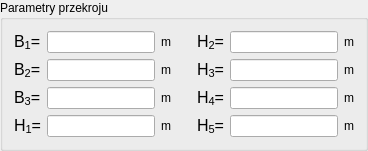
   <widget class="QGroupBox" name="groupBox_2">
    <property name="geometry">
     <rect>
      <x>30</x>
      <y>390</y>
      <width>271</width>
      <height>146</height>
     </rect>
    </property>
    <property name="sizePolicy">
     <sizepolicy hsizetype="Fixed" vsizetype="Fixed">
      <horstretch>0</horstretch>
      <verstretch>0</verstretch>
     </sizepolicy>
    </property>
    <property name="title">
     <string>Parametry przekroju</string>
    </property>
    <layout class="QGridLayout" name="gridLayout_6">
     <item row="0" column="0">
      <widget class="QLabel" name="labelB1">
       <property name="text">
        <string>&lt;html&gt;&lt;head/&gt;&lt;body&gt;&lt;p&gt;&lt;span style=&quot; font-size:12pt;&quot;&gt;B&lt;/span&gt;&lt;span style=&quot; font-size:12pt; vertical-align:sub;&quot;&gt;1&lt;/span&gt;&lt;span style=&quot; font-size:12pt;&quot;&gt;=&lt;/span&gt;&lt;/p&gt;&lt;/body&gt;&lt;/html&gt;</string>
       </property>
      </widget>
     </item>
     <item row="0" column="1">
      <widget class="QLineEdit" name="lineEditB1">
       <property name="sizePolicy">
        <sizepolicy hsizetype="Fixed" vsizetype="Fixed">
         <horstretch>0</horstretch>
         <verstretch>0</verstretch>
        </sizepolicy>
       </property>
      </widget>
     </item>
     <item row="0" column="2">
      <widget class="QLabel" name="label_4">
       <property name="text">
        <string>m</string>
       </property>
      </widget>
     </item>
     <item row="0" column="4">
      <widget class="QLabel" name="labelH2">
       <property name="text">
        <string>&lt;html&gt;&lt;head/&gt;&lt;body&gt;&lt;p&gt;&lt;span style=&quot; font-size:12pt;&quot;&gt;H&lt;/span&gt;&lt;span style=&quot; font-size:12pt; vertical-align:sub;&quot;&gt;2&lt;/span&gt;&lt;span style=&quot; font-size:12pt;&quot;&gt;=&lt;/span&gt;&lt;/p&gt;&lt;/body&gt;&lt;/html&gt;</string>
       </property>
      </widget>
     </item>
     <item row="0" column="5">
      <widget class="QLineEdit" name="lineEditH2">
       <property name="sizePolicy">
        <sizepolicy hsizetype="Fixed" vsizetype="Fixed">
         <horstretch>0</horstretch>
         <verstretch>0</verstretch>
        </sizepolicy>
       </property>
      </widget>
     </item>
     <item row="0" column="6">
      <widget class="QLabel" name="label_8">
       <property name="text">
        <string>m</string>
       </property>
      </widget>
     </item>
     <item row="1" column="0">
      <widget class="QLabel" name="labelB2">
       <property name="text">
        <string>&lt;html&gt;&lt;head/&gt;&lt;body&gt;&lt;p&gt;&lt;span style=&quot; font-size:12pt;&quot;&gt;B&lt;/span&gt;&lt;span style=&quot; font-size:12pt; vertical-align:sub;&quot;&gt;2&lt;/span&gt;&lt;span style=&quot; font-size:12pt;&quot;&gt;=&lt;/span&gt;&lt;/p&gt;&lt;/body&gt;&lt;/html&gt;</string>
       </property>
      </widget>
     </item>
     <item row="1" column="1">
      <widget class="QLineEdit" name="lineEditB2">
       <property name="sizePolicy">
        <sizepolicy hsizetype="Fixed" vsizetype="Fixed">
         <horstretch>0</horstretch>
         <verstretch>0</verstretch>
        </sizepolicy>
       </property>
      </widget>
     </item>
     <item row="1" column="2">
      <widget class="QLabel" name="label_5">
       <property name="text">
        <string>m</string>
       </property>
      </widget>
     </item>
     <item row="1" column="3" rowspan="2">
      <spacer name="horizontalSpacer_13">
       <property name="orientation">
        <enum>Qt::Horizontal</enum>
       </property>
       <property name="sizeType">
        <enum>QSizePolicy::Fixed</enum>
       </property>
       <property name="sizeHint" stdset="0">
        <size>
         <width>20</width>
         <height>20</height>
        </size>
       </property>
      </spacer>
     </item>
     <item row="1" column="4">
      <widget class="QLabel" name="labelH3">
       <property name="text">
        <string>&lt;html&gt;&lt;head/&gt;&lt;body&gt;&lt;p&gt;&lt;span style=&quot; font-size:12pt;&quot;&gt;H&lt;/span&gt;&lt;span style=&quot; font-size:12pt; vertical-align:sub;&quot;&gt;3&lt;/span&gt;&lt;span style=&quot; font-size:12pt;&quot;&gt;=&lt;/span&gt;&lt;/p&gt;&lt;/body&gt;&lt;/html&gt;</string>
       </property>
      </widget>
     </item>
     <item row="1" column="5">
      <widget class="QLineEdit" name="lineEditH3">
       <property name="sizePolicy">
        <sizepolicy hsizetype="Fixed" vsizetype="Fixed">
         <horstretch>0</horstretch>
         <verstretch>0</verstretch>
        </sizepolicy>
       </property>
      </widget>
     </item>
     <item row="1" column="6">
      <widget class="QLabel" name="label_9">
       <property name="text">
        <string>m</string>
       </property>
      </widget>
     </item>
     <item row="2" column="0">
      <widget class="QLabel" name="labelB3">
       <property name="text">
        <string>&lt;html&gt;&lt;head/&gt;&lt;body&gt;&lt;p&gt;&lt;span style=&quot; font-size:12pt;&quot;&gt;B&lt;/span&gt;&lt;span style=&quot; font-size:12pt; vertical-align:sub;&quot;&gt;3&lt;/span&gt;&lt;span style=&quot; font-size:12pt;&quot;&gt;=&lt;/span&gt;&lt;/p&gt;&lt;/body&gt;&lt;/html&gt;</string>
       </property>
      </widget>
     </item>
     <item row="2" column="1">
      <widget class="QLineEdit" name="lineEditB3">
       <property name="sizePolicy">
        <sizepolicy hsizetype="Fixed" vsizetype="Fixed">
         <horstretch>0</horstretch>
         <verstretch>0</verstretch>
        </sizepolicy>
       </property>
      </widget>
     </item>
     <item row="2" column="2">
      <widget class="QLabel" name="label_6">
       <property name="text">
        <string>m</string>
       </property>
      </widget>
     </item>
     <item row="2" column="4">
      <widget class="QLabel" name="labelH4">
       <property name="text">
        <string>&lt;html&gt;&lt;head/&gt;&lt;body&gt;&lt;p&gt;&lt;span style=&quot; font-size:12pt;&quot;&gt;H&lt;/span&gt;&lt;span style=&quot; font-size:12pt; vertical-align:sub;&quot;&gt;4&lt;/span&gt;&lt;span style=&quot; font-size:12pt;&quot;&gt;=&lt;/span&gt;&lt;/p&gt;&lt;/body&gt;&lt;/html&gt;</string>
       </property>
      </widget>
     </item>
     <item row="2" column="5">
      <widget class="QLineEdit" name="lineEditH4">
       <property name="sizePolicy">
        <sizepolicy hsizetype="Fixed" vsizetype="Fixed">
         <horstretch>0</horstretch>
         <verstretch>0</verstretch>
        </sizepolicy>
       </property>
      </widget>
     </item>
     <item row="2" column="6">
      <widget class="QLabel" name="label_10">
       <property name="text">
        <string>m</string>
       </property>
      </widget>
     </item>
     <item row="3" column="0">
      <widget class="QLabel" name="labelH1">
       <property name="text">
        <string>&lt;html&gt;&lt;head/&gt;&lt;body&gt;&lt;p&gt;&lt;span style=&quot; font-size:12pt;&quot;&gt;H&lt;/span&gt;&lt;span style=&quot; font-size:12pt; vertical-align:sub;&quot;&gt;1&lt;/span&gt;&lt;span style=&quot; font-size:12pt;&quot;&gt;=&lt;/span&gt;&lt;/p&gt;&lt;/body&gt;&lt;/html&gt;</string>
       </property>
      </widget>
     </item>
     <item row="3" column="1">
      <widget class="QLineEdit" name="lineEditH1">
       <property name="sizePolicy">
        <sizepolicy hsizetype="Fixed" vsizetype="Fixed">
         <horstretch>0</horstretch>
         <verstretch>0</verstretch>
        </sizepolicy>
       </property>
      </widget>
     </item>
     <item row="3" column="2">
      <widget class="QLabel" name="label_7">
       <property name="text">
        <string>m</string>
       </property>
      </widget>
     </item>
     <item row="3" column="4">
      <widget class="QLabel" name="labelH5">
       <property name="text">
        <string>&lt;html&gt;&lt;head/&gt;&lt;body&gt;&lt;p&gt;&lt;span style=&quot; font-size:12pt;&quot;&gt;H&lt;/span&gt;&lt;span style=&quot; font-size:12pt; vertical-align:sub;&quot;&gt;5&lt;/span&gt;&lt;span style=&quot; font-size:12pt;&quot;&gt;=&lt;/span&gt;&lt;/p&gt;&lt;/body&gt;&lt;/html&gt;</string>
       </property>
      </widget>
     </item>
     <item row="3" column="5">
      <widget class="QLineEdit" name="lineEditH5">
       <property name="sizePolicy">
        <sizepolicy hsizetype="Fixed" vsizetype="Fixed">
         <horstretch>0</horstretch>
         <verstretch>0</verstretch>
        </sizepolicy>
       </property>
      </widget>
     </item>
     <item row="3" column="6">
      <widget class="QLabel" name="label_11">
       <property name="text">
        <string>m</string>
       </property>
      </widget>
     </item>
    </layout>
   </widget>
